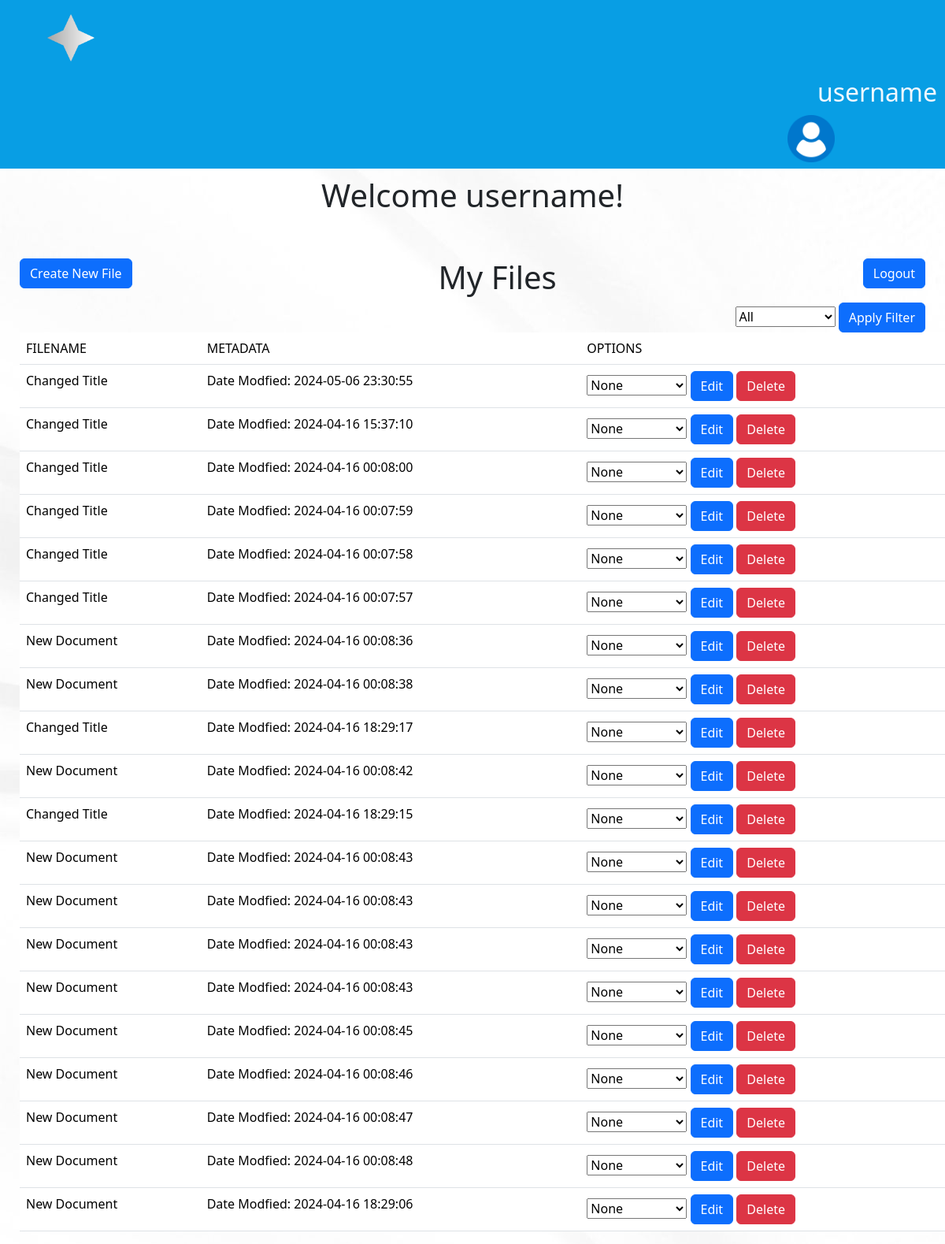
The page / (signed in) on the database as committed earlier.
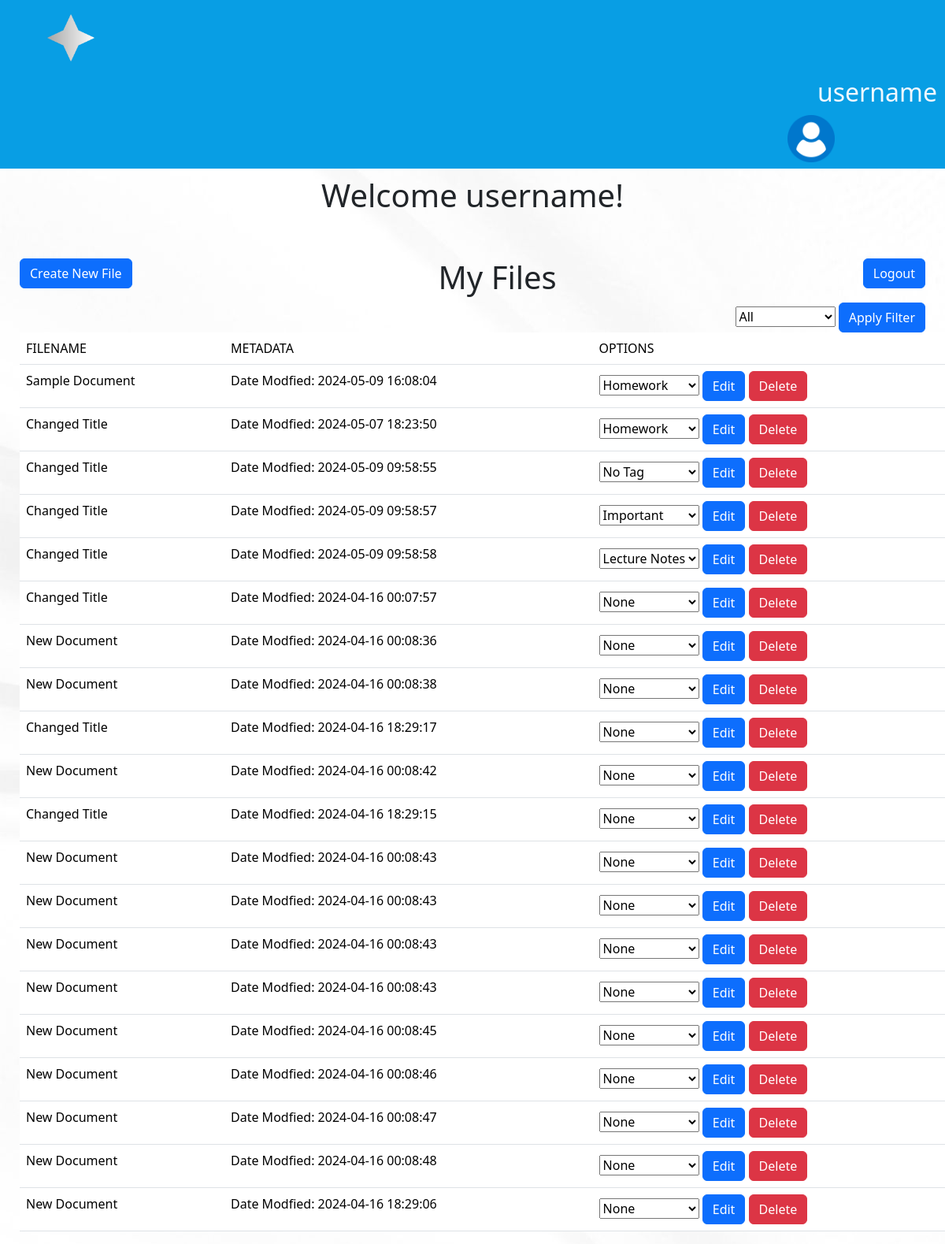
The same page on the database as committed later.
### NoteNinjabackend/models.py (models this page shows, shortened)
class User(db.Model, UserMixin):
    id = db.Column(db.Integer, primary_key=True)
    email = db.Column(db.String(150), unique=True)
    password = db.Column(db.String(150))
    username = db.Column(db.String(150))
    documents = db.relationship('Document')

class Document(db.Model):
    id = db.Column(db.Integer, primary_key=True)
    data = db.Column(db.String(10000))
    date = db.Column(db.DateTime(timezone=True), default=func.now())
    name = db.Column(db.String(100))
    tag = db.Column(db.String(100))
    font = db.Column(db.String(100))
    font_size = db.Column(db.Integer)
    align = db.Column(db.String(100))
    user_id = db.Column(db.Integer, db.ForeignKey('user.id'))

### NoteNinjabackend/views.py (the view, shortened to what this page needs)
@views.route('/', methods=['GET', 'POST'])
@login_required
def home():
    data = request.form
    submitType = request.form.get("submitType")
    docID = request.form.get("docID")
    var = {"docID":docID}
    print(data)
    if request.method == "GET":
        return render_template("home.html", query=db.session.get(User,current_user.id).documents, user=db.session.get(User,current_user.id))

### NoteNinjabackend/templates/home.html (shortened to what this page needs)
<!DOCTYPE html>
<html lang="en">
<head>
    <link href="https://cdn.jsdelivr.net/npm/bootstrap@5.3.3/dist/css/bootstrap.min.css" rel="stylesheet">
</head>
<body background="{{ url_for('static',filename='resources/background.jpg') }}" style="width: 100%; align-items: center; margin-left: 0">
    <nav class="navbar" style="background-color: #089ee4;">
        <div class="logo">
            <img class = "profile-icon" style = "margin-left: 50px; width: 80px;" src="{{ url_for('static',filename='resources/ninja-logo.png') }}" alt="">
        </div>
        <div class="profile-icon" style="display: flexbox;">
            <h3 id="hero" style="cursor: pointer; float: right; margin-left: 0px; margin-right: 10px; margin-top: 10px; text-align: right; padding-left: 20px; color: aliceblue; font-size: 2pc;">{{user.username}}</h3>
            <img id="pfp" style = "cursor: pointer; display:inline-block; padding-top: 2px; margin-left: 1000px; width: 60px;" src="{{ url_for('static',filename='resources/user_icon.png') }}" alt="">
        </div>
        </nav>
    <div class="title">
        <h1 style="text-align: center; padding-top: 10px;">Welcome {{user.username}}!</h1>
    </div>
    <br><br>
    <form method="POST">
        <button class="btn btn-primary" style="float:left; margin-left: 25px;" name="submitType" value="create">Create New File</button>
    </form>
    <a href="/logout"class="btn btn-primary" style="float:right; margin-right: 25px;">Logout</a>
    <table style="margin-left: 25px; margin-right: 25px;"class="table">
        <h1 style="text-align: center;">My Files</h1>
        <thead>
            <tr>
                <td>
                    FILENAME
                </td>
                <td>
                    METADATA
                </td>
                <td>
                    OPTIONS
                </td>
            </tr>
            <div style="float: right; margin-right: 25px;">
                <form method="POST">
                    <select id="filterBox" name="filterType">
                        <option name="filterType" value="All">All</option>
                    </select>
                    <button type="submit" class="btn btn-primary" name="submitType" value="filter">Apply Filter</button>
                </form>
            </div>
        </thead>
        <tbody>
            {% for Document in query %}
            <tr>
                <td>
                    {{Document.name}}
                </td>
                <td>
                    Date Modfied:
                    {{Document.date}}
                </td>
                <td>
                    <form method="POST">
                        <select id="tagBox">
                            <option disabled selected value="{{Document.tag}}">{{Document.tag}}</option>
                        </select>
                        <button type="submit" class="btn btn-primary" name="submitType" value="edit">Edit</button>
                        <button type="submit" class="btn btn-danger" name="submitType" value="delete">Delete</button>
                    </form>
                </td>
            </tr>
            {% endfor %}
        </tbody>
    </table>
</body>
</html>

Rows that differ between the two databases and show on the page:
removed Document: name "Changed Title", date "2024-05-06 23:30:55", tag "None"
added Document: name "Sample Document", date "2024-05-09 16:08:04", tag "Homework"
changed Document (number 2 of 20 on the later page): date "2024-04-16 15:37:10" → "2024-05-07 18:23:50"; tag "None" → "Homework"
changed Document: date "2024-04-16 00:08:00" → "2024-05-09 09:58:55"; tag "None" → "No Tag"
changed Document: date "2024-04-16 00:07:59" → "2024-05-09 09:58:57"; tag "None" → "Important"
changed Document: date "2024-04-16 00:07:58" → "2024-05-09 09:58:58"; tag "None" → "Lecture Notes"
